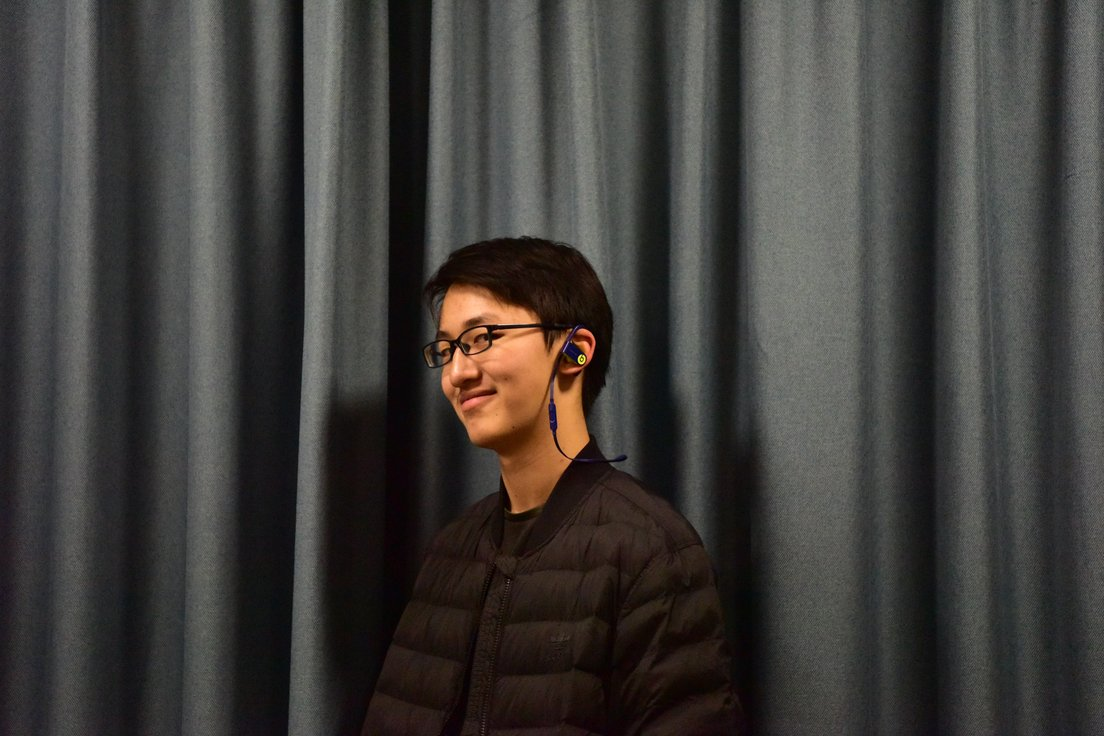
#> input picture dataset/pic/0001.JPG, 1104 x 736 px; its folder holds 4 pictures in this run; the run also reads 2 pictures not shown here
$ python resize.py
#> lines starting #> are read from the running program, lines starting #| are printed output that depends on the picture
from PIL import Image
import glob

FINALSIZE = (1104, 736)

class ResizeImage(object):

    def __init__(self, path, final_size):

        self.origin_img = Image.open(path)
        self.origin_size = self.origin_img.size
        self.final_img = 0
        self.final_size = final_size
        self.width_resize = self._compare_size()
        self.print_size()

    def print_size(self):

        print(self.origin_size)

    def _compare_size(self):

        origin_ratio = self.origin_size[0] / self.origin_size[1]
        final_ratio = self.final_size[0] / self.final_size[1]

        if (origin_ratio < final_ratio):
            return True
        else:
            return False

    def _shrink_img(self):

        if (self.width_resize):

            shrink_ratio = (self.final_size[0] / self.origin_size[0])
            self.final_img = self.origin_img.resize((self.final_size[0], int(shrink_ratio * self.origin_size[1])))

        else:

            shrink_ratio = (self.final_size[1] / self.origin_size[1])
            self.final_img = self.origin_img.resize((int(shrink_ratio * self.origin_size[0]), self.final_size[1]))

        self.origin_size = self.final_img.size
        # print(self.origin_size)
        # self.final_img.show()

    def _crop_img(self):

        box = [0] * 4

        if (self.width_resize):


            box[0] = 0
            box[1] = int((self.origin_size[1] - self.final_size[1]) / 2)
            box[2] = self.final_size[0]
            box[3] = box[1] + self.final_size[1]

        else:

            box[0] = int((self.origin_size[0] - self.final_size[0]) / 2)
            box[1] = 0
            box[2] = box[0] + self.final_size[0]
            box[3] = self.final_size[1]

        self.final_img = self.final_img.crop(box)

        print("size of final image:" + str(self.final_img.size))
        # self.final_img.show()

    def run(self):

        self._shrink_img()
        self._crop_img()

if __name__ == '__main__':

    file_names = glob.glob(r'./dataset/pic/*.jpg')
    file_names.sort()

    print(file_names)

    for file in file_names:

        process_img = ResizeImage(file, (1104, 736))
        process_img.run()

        process_img.final_img.save(file)
#> this loop made 4 passes
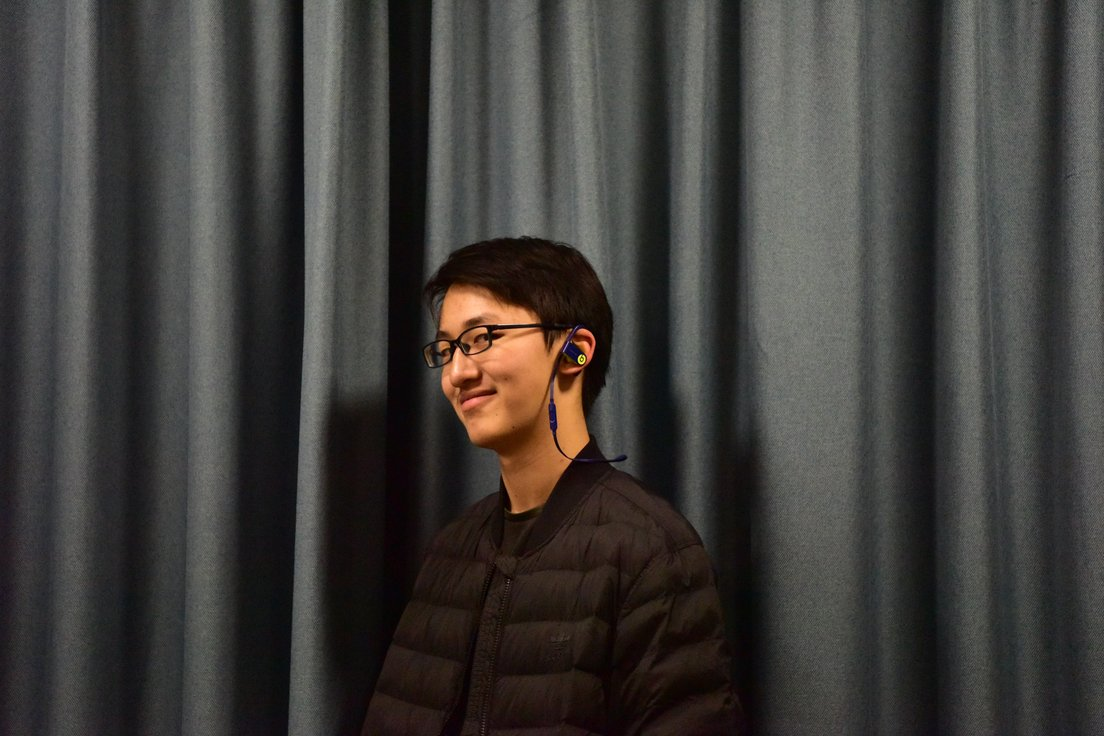
#> input picture dataset/pic/0001.JPG, 1104 x 736 px
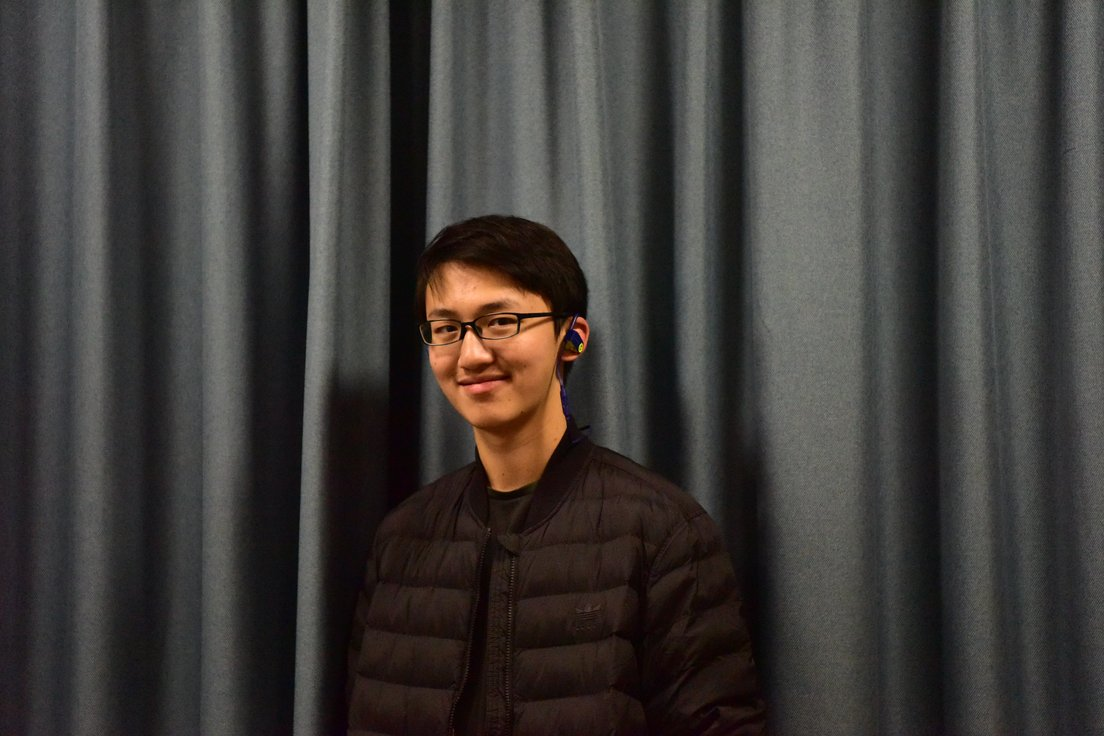
#> input picture dataset/pic/0002.JPG, 1104 x 736 px
#> pass 3, in __init__ (call 3), `self.origin_img = Image.open(path)`:
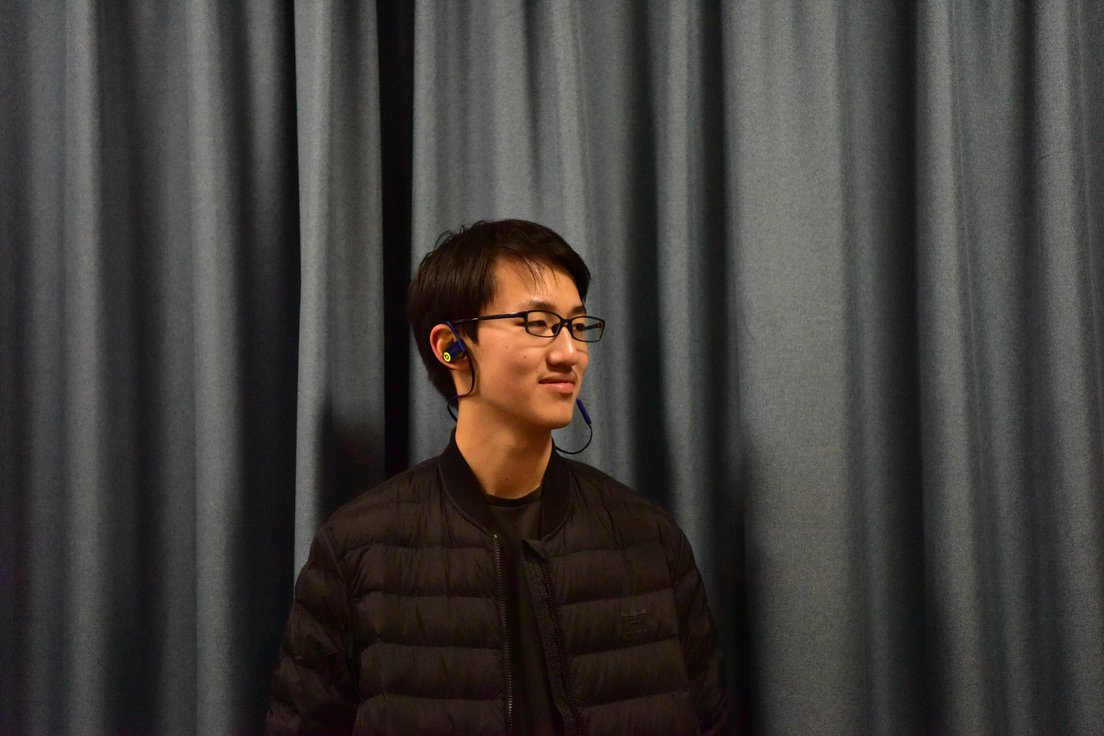
#> self.origin_img: PIL image 1104x736 RGB; mean R, G, B 64.4, 61.3, 57.8
#> after the loop:
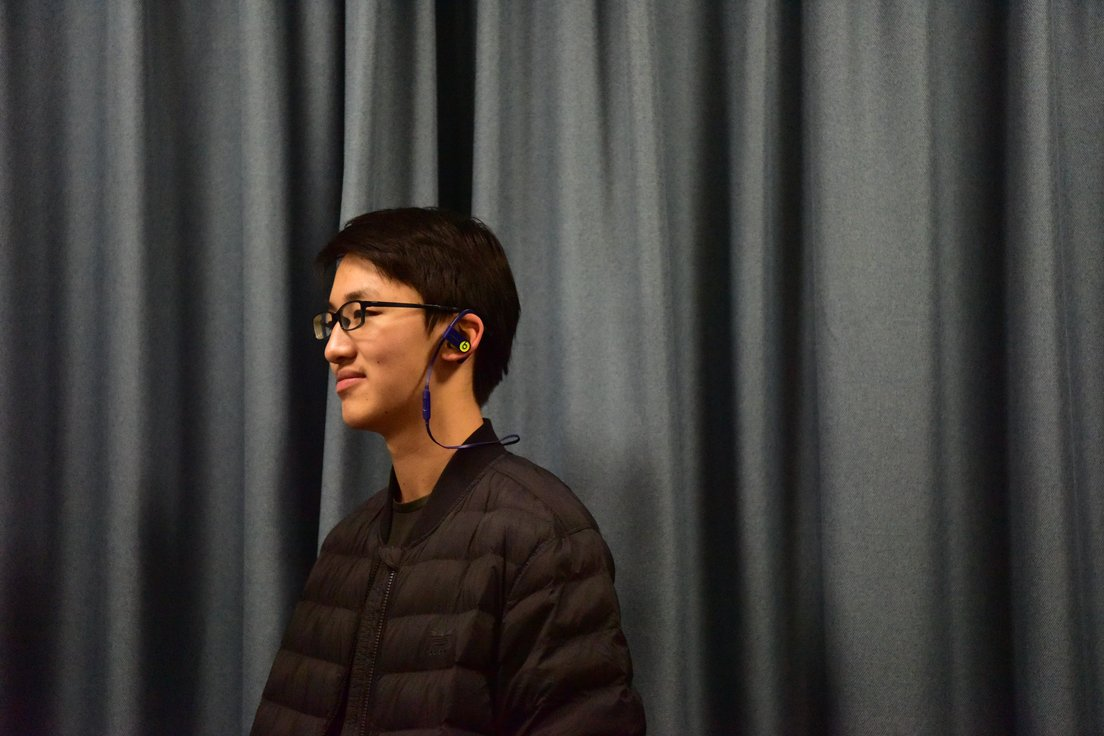
#> process_img.final_img: PIL image 1104x736 RGB; mean R, G, B 65, 62.4, 59.9

    # process_img = ResizeImage("./dataset/pic/0101.jpeg", (1104, 736))
    # process_img.run_save()
